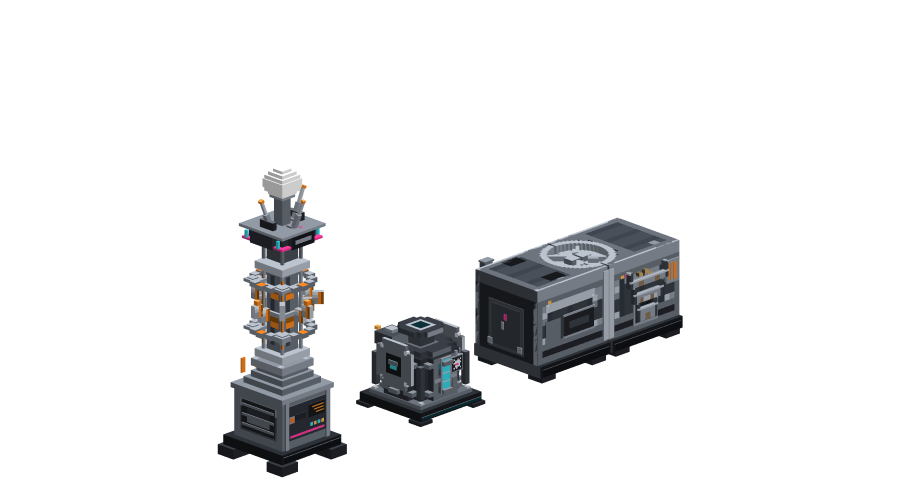
#> input picture art/mill-blocks/tools/renders-src/lineup-iso.png, 1800 x 1000 px (shown at 1/2 size)
$ python -i previews.py   (imports and definitions only)
#> lines starting #> are read from the running program, lines starting #| are printed output that depends on the picture
#!/usr/bin/env python3
"""Compose the deliverable previews from the Blockbench renders.

  previews/<object>-front.png / -right.png / -iso.png   768x768, transparent
  previews/<object>-3view.png                           768x768 2x2 sheet (3 views + spec card)
  previews/mill-blocks-lineup.png                        iso lineup, one render => one scale
  previews/mill-blocks-lineup-front.png                  front elevation, same scale

`<object>` is one of ore_mill / water_pump / power_tower / water_pipe; the two
multi-cell machines are rendered as their stacked assemblies (that is what the
player actually sees), the pipes as the five connection shapes in one scene.
"""
from __future__ import annotations

import json
import os

from PIL import Image, ImageDraw, ImageFont

HERE = os.path.dirname(os.path.abspath(__file__))
ART = os.path.dirname(HERE)
SRC = os.path.join(HERE, "renders-src")
OUT = os.path.join(ART, "previews")

OBJECTS = ["ore_mill", "water_pump", "power_tower", "water_pipe"]
# [1 line not run here, left out]

# per-object spec card text: title, cell count / real footprint, cubes+faces
CELLS = {
    "ore_mill": ["ore_mill", "ore_mill_side"],
    "water_pump": ["water_pump"],
    "power_tower": ["power_tower", "power_tower_mid", "power_tower_top"],
    "water_pipe": ["water_pipe_straight", "water_pipe_corner", "water_pipe_tee",
                   "water_pipe_cross", "water_pipe_cap"],
}
TITLES = {
    "ore_mill": "ORE MILL  (2 cells wide)",
    "water_pump": "WATER PUMP",
    "power_tower": "POWER TOWER  (3 cells)",
    "water_pipe": "WATER PIPE  (5 shapes)",
}

FONT_CANDIDATES = [
    "/System/Library/Fonts/Supplemental/Arial Bold.ttf",
    "/System/Library/Fonts/Supplemental/Arial.ttf",
    "/System/Library/Fonts/Helvetica.ttc",
    "/System/Library/Fonts/SFNSMono.ttf",
]


# [8 lines left out: function font, not called in this run]


def normalize(path, canvas=768, fill=0.90):
#> called with path = 'renders-src/lineup-iso.png', canvas = 768, fill = 0.9
    im = Image.open(path).convert("RGBA")
#> im is the input picture: PIL image 1800x1000 RGBA; mean R, G, B, A 10.1, 10.4, 11, 31
    bbox = im.getbbox()
#> bbox = (435, 330, 1366, 955)
    im = im.crop(bbox)
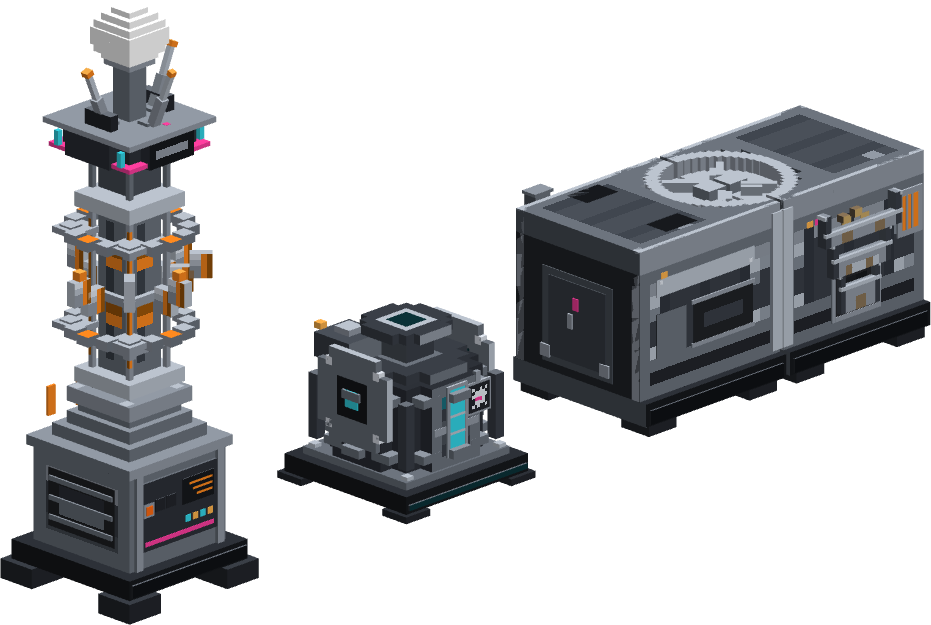
#> im: PIL image 931x625 RGBA; mean R, G, B, A 31.1, 32.2, 34.2, 95.8; transparent parts drawn white
    w, h = im.size
#> w = 931; h = 625
    target = canvas * fill
    s = min(target / w, target / h)
#> s = 0.742
    im = im.resize((max(1, round(w * s)), max(1, round(h * s))), Image.LANCZOS)
#> im: PIL image 691x464 RGBA
    out = Image.new("RGBA", (canvas, canvas), (0, 0, 0, 0))
#> out: PIL image 768x768 RGBA; every value is 0
    out.alpha_composite(im, ((canvas - im.width) // 2, (canvas - im.height) // 2))
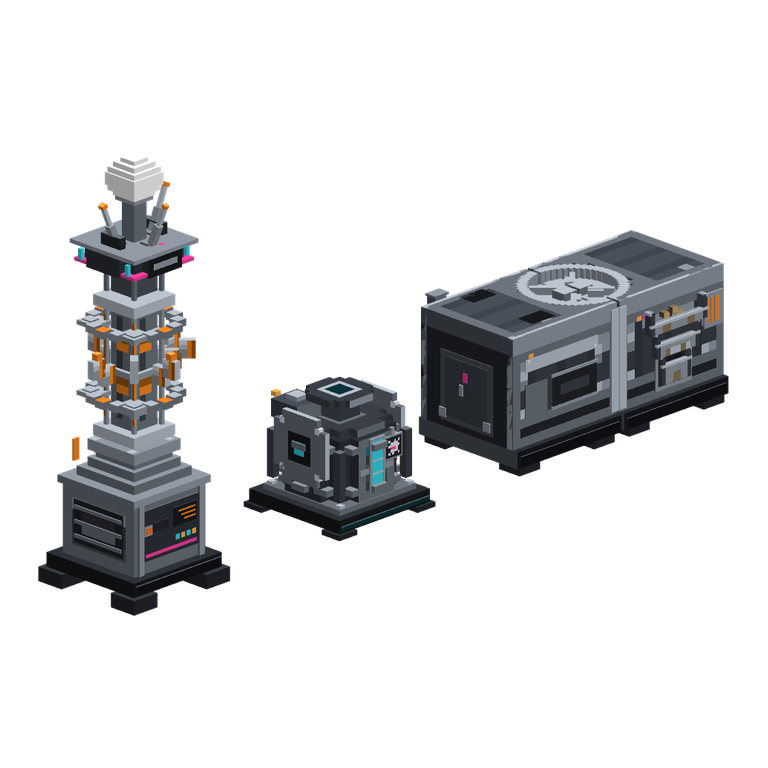
#> out: PIL image 768x768 RGBA; mean R, G, B, A 17.6, 18.1, 19.2, 52.1; transparent parts drawn white
    return out


AABB_TEXT = {
    "ore_mill": "AABB 15.9x15.2x15.5 / 15.6x15.8x15.5",
    "water_pump": "AABB 14.0x13.0x14.0",
    "power_tower": "AABB 14x15.8 / 12.7x15.6 / 9.4x14.8",
    "water_pipe": "tube D6.0, flange D7.5",
}


# [69 lines left out: functions spec_lines, three_view_sheet, main, not called in this run]


# [2 lines not run here, left out]

>>> result = normalize('renders-src/lineup-iso.png')

$ run again, on art/mill-blocks/tools/renders-src/ore_mill-right.png
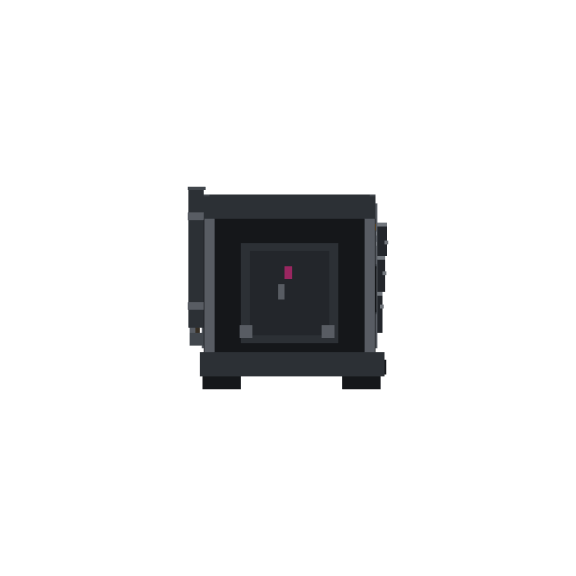
#> input picture art/mill-blocks/tools/renders-src/ore_mill-right.png, 1152 x 1152 px (shown at 1/2 size)
#> in normalize, im is the input picture: PIL image 1152x1152 RGBA; mean R, G, B, A 4.4, 4.7, 5.2, 27.7
#> bbox = (375, 373, 777, 779)
#> in normalize, `im = im.crop(bbox)`:
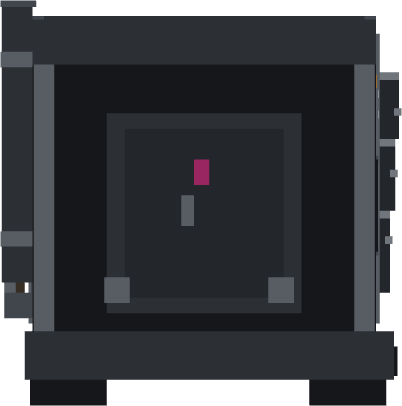
#> im: PIL image 402x406 RGBA; mean R, G, B, A 35.6, 38.2, 42.4, 225.6; transparent parts drawn white
#> in normalize, `out.alpha_composite(im, ((canvas - im.width) // 2, (canvas - im.height..`:
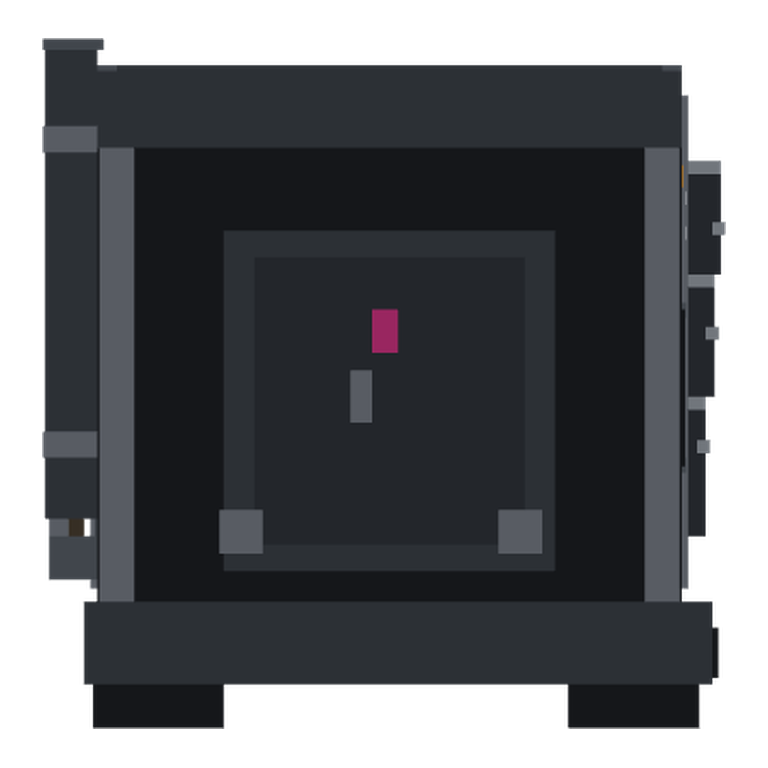
#> out: PIL image 768x768 RGBA; mean R, G, B, A 28.9, 31.1, 34.4, 180.7; transparent parts drawn white

$ run again, on art/mill-blocks/tools/renders-src/power_tower-front.png
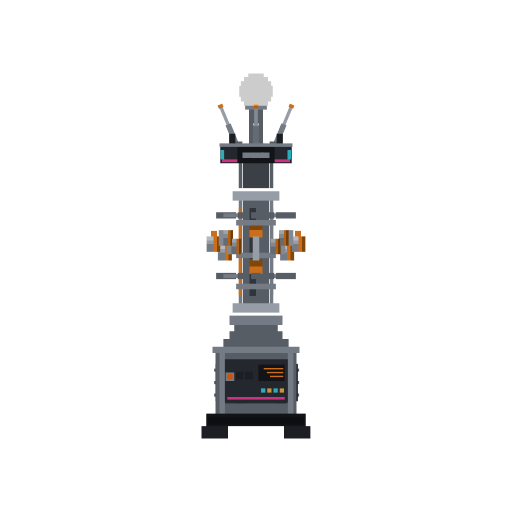
#> input picture art/mill-blocks/tools/renders-src/power_tower-front.png, 1024 x 1024 px (shown at 1/2 size)
#> in normalize, im is the input picture: PIL image 1024x1024 RGBA; mean R, G, B, A 7.1, 6.9, 7.1, 19.2
#> bbox = (403, 147, 621, 877)
#> in normalize, `im = im.resize((max(1, round(w * s)), max(1, round(h * s))), Image.LAN..`:
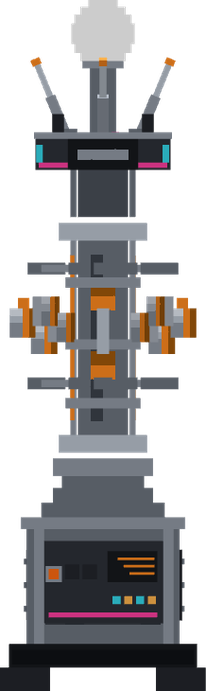
#> im: PIL image 206x691 RGBA; mean R, G, B, A 50.3, 49, 50.1, 126; transparent parts drawn white
#> in normalize, `out.alpha_composite(im, ((canvas - im.width) // 2, (canvas - im.height..`:
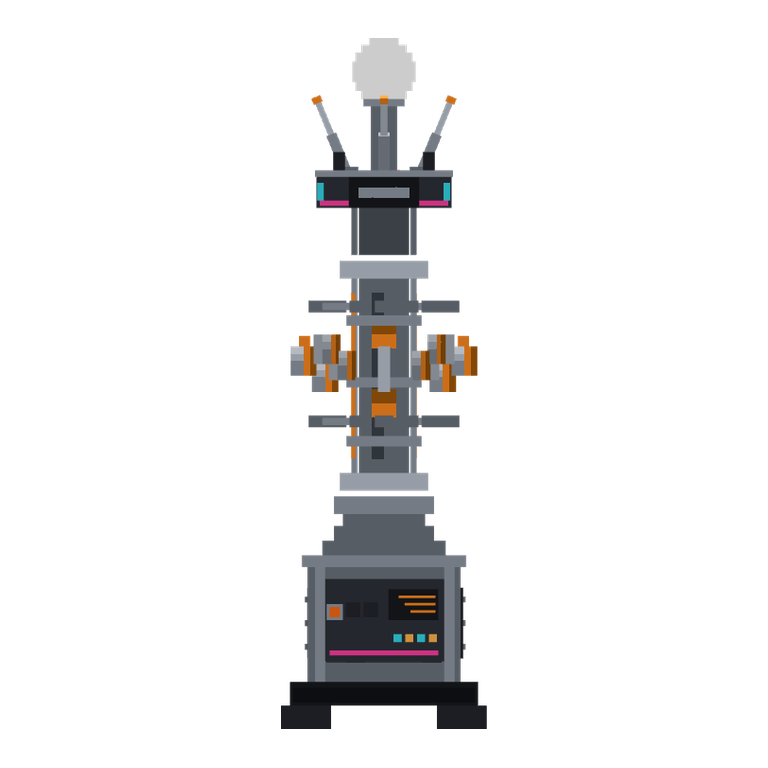
#> out: PIL image 768x768 RGBA; mean R, G, B, A 12.1, 11.8, 12.1, 30.4; transparent parts drawn white
